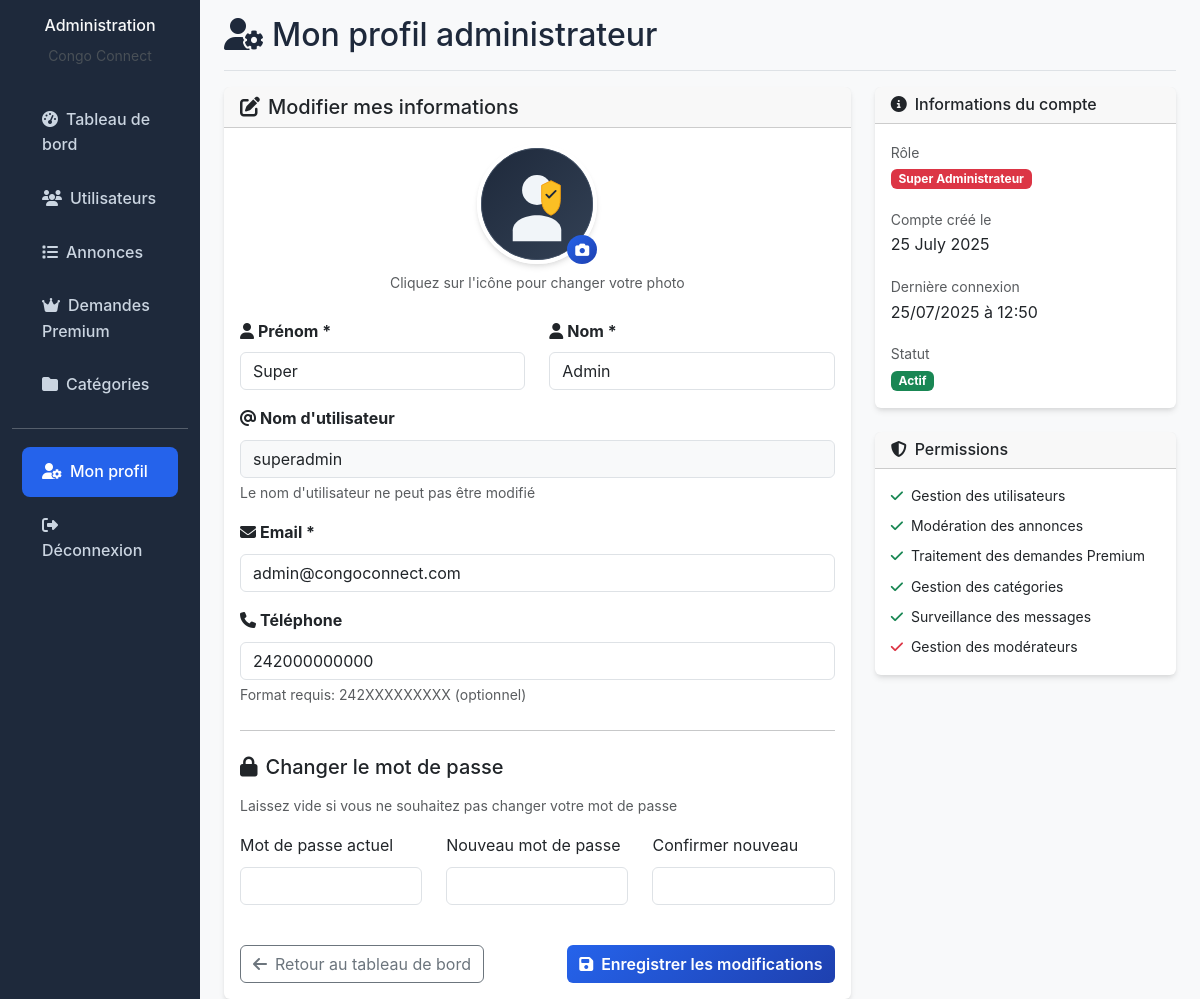
The app's page /admin/profile (signed in) with its own data.
### models.py (models this page shows, shortened)
class Admin(UserMixin, db.Model):
    __tablename__ = 'admins'
    id = db.Column(db.Integer, primary_key=True)
    username = db.Column(db.String(50), unique=True, nullable=False)
    email = db.Column(db.String(120), unique=True, nullable=False)
    phone_number = db.Column(db.String(15))
    first_name = db.Column(db.String(50), nullable=False)
    last_name = db.Column(db.String(50), nullable=False)
    profile_picture = db.Column(db.String(200), default='default-admin.svg')
    password_hash = db.Column(db.String(256), nullable=False)
    role = db.Column(db.String(20), default='moderator')  # moderator, super_admin
    active = db.Column(db.Boolean, default=True)
    created_at = db.Column(db.DateTime, default=datetime.utcnow)
    last_login = db.Column(db.DateTime)
    processed_requests = db.relationship('PremiumRequest', backref='admin_processor', lazy=True)
    @property
    def is_super_admin(self):
        return self.role == 'super_admin'

### admin_routes.py (the view, shortened to what this page needs)
@app.route('/admin/profile', methods=['GET', 'POST'])
@admin_required
def admin_profile():
    admin = Admin.query.get(session['admin_id'])
    return render_template('admin/profile.html', admin=admin)

### templates/admin/profile.html (shortened to what this page needs)
<!DOCTYPE html>
<html lang="fr">
<head>
    <link href="https://cdn.jsdelivr.net/npm/bootstrap@5.3.0/dist/css/bootstrap.min.css" rel="stylesheet">
    <link rel="stylesheet" href="https://cdnjs.cloudflare.com/ajax/libs/font-awesome/6.4.0/css/all.min.css">
    <link rel="stylesheet" href="{{ url_for('static', filename='css/style.css') }}">
</head>
<body class="bg-light">
    <div class="container-fluid">
        <div class="row">
            <nav class="col-md-3 col-lg-2 d-md-block admin-sidebar">
                <div class="position-sticky pt-3">
                    <div class="text-center mb-4">
                        <h6 class="text-light">Administration</h6>
                        <small class="text-light-emphasis">Congo Connect</small>
                    </div>
                    <ul class="nav flex-column">
                        <li class="nav-item">
                            <a class="nav-link" href="{{ url_for('admin_dashboard') }}">
                                <i class="fas fa-tachometer-alt me-2"></i>Tableau de bord
                            </a>
                        </li>
                        <li class="nav-item">
                            <a class="nav-link" href="{{ url_for('admin_users') }}">
                                <i class="fas fa-users me-2"></i>Utilisateurs
                            </a>
                        </li>
                        <li class="nav-item">
                            <a class="nav-link" href="{{ url_for('admin_listings') }}">
                                <i class="fas fa-list me-2"></i>Annonces
                            </a>
                        </li>
                        <li class="nav-item">
                            <a class="nav-link" href="{{ url_for('admin_premium_requests') }}">
                                <i class="fas fa-crown me-2"></i>Demandes Premium
                            </a>
                        </li>
                        <li class="nav-item">
                            <a class="nav-link" href="{{ url_for('admin_categories') }}">
                                <i class="fas fa-folder me-2"></i>Catégories
                            </a>
                        </li>
                        <hr class="text-light my-3">
                        <li class="nav-item">
                            <a class="nav-link active" href="{{ url_for('admin_profile') }}">
                                <i class="fas fa-user-cog me-2"></i>Mon profil
                            </a>
                        </li>
                        <li class="nav-item">
                            <a class="nav-link" href="{{ url_for('admin_logout') }}">
                                <i class="fas fa-sign-out-alt me-2"></i>Déconnexion
                            </a>
                        </li>
                    </ul>
                </div>
            </nav>
            <main class="col-md-9 ms-sm-auto col-lg-10 px-md-4">
                <div class="pt-3 pb-2 mb-3 border-bottom">
                    <h1 class="h2">
                        <i class="fas fa-user-cog me-2"></i>Mon profil administrateur
                    </h1>
                </div>
                <div class="row">
                    <div class="col-lg-8">
                        <div class="card">
                            <div class="card-header">
                                <h5 class="mb-0">
                                    <i class="fas fa-edit me-2"></i>Modifier mes informations
                                </h5>
                            </div>
                            <div class="card-body">
                                <form method="POST" enctype="multipart/form-data">
                                    <div class="text-center mb-4">
                                        <div class="position-relative d-inline-block">
                                            <img src="{{ url_for('static', filename='uploads/' + admin.profile_picture) if admin.profile_picture != 'default-admin.svg' else url_for('static', filename='img/default-admin.svg') }}"
                                                 class="rounded-circle profile-picture" width="120" height="120"
                                                 alt="Photo de profil" id="profile-preview">
                                            <button type="button" class="btn btn-primary btn-sm position-absolute bottom-0 end-0 rounded-circle"
                                                    onclick="document.getElementById('profile_picture').click()">
                                                <i class="fas fa-camera"></i>
                                            </button>
                                        </div>
                                        <p class="text-muted small mt-2">Cliquez sur l'icône pour changer votre photo</p>
                                    </div>
                                    <div class="row">
                                        <div class="col-md-6 mb-3">
                                            <label for="first_name" class="form-label fw-bold">
                                                <i class="fas fa-user me-1"></i>Prénom *
                                            </label>
                                            <input type="text" class="form-control" id="first_name" name="first_name"
                                                   value="{{ admin.first_name }}" required maxlength="50">
                                        </div>
                                        <div class="col-md-6 mb-3">
                                            <label for="last_name" class="form-label fw-bold">
                                                <i class="fas fa-user me-1"></i>Nom *
                                            </label>
                                            <input type="text" class="form-control" id="last_name" name="last_name"
                                                   value="{{ admin.last_name }}" required maxlength="50">
                                        </div>
                                    </div>
                                    <div class="mb-3">
                                        <label for="username" class="form-label fw-bold">
                                            <i class="fas fa-at me-1"></i>Nom d'utilisateur
                                        </label>
                                        <input type="text" class="form-control" id="username" name="username"
                                               value="{{ admin.username }}" readonly
                                               style="background-color: #f8f9fa;">
                                        <div class="form-text">
                                            Le nom d'utilisateur ne peut pas être modifié
                                        </div>
                                    </div>
                                    <div class="mb-3">
                                        <label for="email" class="form-label fw-bold">
                                            <i class="fas fa-envelope me-1"></i>Email *
                                        </label>
                                        <input type="email" class="form-control" id="email" name="email"
                                               value="{{ admin.email }}" required maxlength="120">
                                    </div>
                                    <div class="mb-4">
                                        <label for="phone_number" class="form-label fw-bold">
                                            <i class="fas fa-phone me-1"></i>Téléphone
                                        </label>
                                        <input type="tel" class="form-control" id="phone_number" name="phone_number"
                                               value="{{ admin.phone_number or '' }}" placeholder="242XXXXXXXXX"
                                               pattern="242[0-9]{9}" maxlength="12">
                                        <div class="form-text">
                                            Format requis: 242XXXXXXXXX (optionnel)
                                        </div>
                                    </div>
                                    <hr class="my-4">
                                    <h5 class="mb-3">
                                        <i class="fas fa-lock me-2"></i>Changer le mot de passe
                                    </h5>
                                    <p class="text-muted small mb-3">Laissez vide si vous ne souhaitez pas changer votre mot de passe</p>
                                    <div class="row">
                                        <div class="col-md-4 mb-3">
                                            <label for="current_password" class="form-label">Mot de passe actuel</label>
                                            <input type="password" class="form-control" id="current_password"
                                                   name="current_password">
                                        </div>
                                        <div class="col-md-4 mb-3">
                                            <label for="new_password" class="form-label">Nouveau mot de passe</label>
                                            <input type="password" class="form-control" id="new_password"
                                                   name="new_password" minlength="6">
                                        </div>
                                        <div class="col-md-4 mb-3">
                                            <label for="confirm_new_password" class="form-label">Confirmer nouveau</label>
                                            <input type="password" class="form-control" id="confirm_new_password"
                                                   name="confirm_new_password">
                                        </div>
                                    </div>
                                    <div class="d-flex justify-content-between mt-4">
                                        <a href="{{ url_for('admin_dashboard') }}" class="btn btn-outline-secondary">
                                            <i class="fas fa-arrow-left me-2"></i>Retour au tableau de bord
                                        </a>
                                        <button type="submit" class="btn btn-primary">
                                            <i class="fas fa-save me-2"></i>Enregistrer les modifications
                                        </button>
                                    </div>
                                </form>
                            </div>
                        </div>
                    </div>
                    <div class="col-lg-4">
                        <div class="card mb-4">
                            <div class="card-header">
                                <h6 class="mb-0">
                                    <i class="fas fa-info-circle me-2"></i>Informations du compte
                                </h6>
                            </div>
                            <div class="card-body">
                                <div class="mb-3">
                                    <small class="text-muted">Rôle</small>
                                    <div>
                                        {% if admin.is_super_admin %}
                                        <span class="badge bg-danger">Super Administrateur</span>
                                        {% else %}
                                        <span class="badge bg-primary">Modérateur</span>
                                        {% endif %}
                                    </div>
                                </div>
                                <div class="mb-3">
                                    <small class="text-muted">Compte créé le</small>
                                    <div>{{ admin.created_at.strftime('%d %B %Y') }}</div>
                                </div>
                                <div class="mb-3">
                                    <small class="text-muted">Dernière connexion</small>
                                    <div>
                                        {% if admin.last_login %}
                                        {{ admin.last_login.strftime('%d/%m/%Y à %H:%M') }}
                                        {% else %}
                                        Première connexion
                                        {% endif %}
                                    </div>
                                </div>
                                <div class="mb-0">
                                    <small class="text-muted">Statut</small>
                                    <div>
                                        <span class="badge bg-success">Actif</span>
                                    </div>
                                </div>
                            </div>
                        </div>
                        <div class="card">
                            <div class="card-header">
                                <h6 class="mb-0">
                                    <i class="fas fa-shield-alt me-2"></i>Permissions
                                </h6>
                            </div>
                            <div class="card-body">
                                <ul class="list-unstyled small mb-0">
                                    <li class="mb-2"><i class="fas fa-check text-success me-2"></i>Gestion des utilisateurs</li>
                                    <li class="mb-2"><i class="fas fa-check text-success me-2"></i>Modération des annonces</li>
                                    <li class="mb-2"><i class="fas fa-check text-success me-2"></i>Traitement des demandes Premium</li>
                                    <li class="mb-2"><i class="fas fa-check text-success me-2"></i>Gestion des catégories</li>
                                    <li class="mb-2"><i class="fas fa-check text-success me-2"></i>Surveillance des messages</li>
                                    {% if admin.is_super_admin %}
                                    <li class="mb-0"><i class="fas fa-check text-danger me-2"></i>Gestion des modérateurs</li>
                                    {% endif %}
                                </ul>
                            </div>
                        </div>
                    </div>
                </div>
            </main>
        </div>
    </div>
</body>
</html>

### records on screen
Admin: profile_picture (placeholder picture), first_name "Super", last_name "Admin", username "superadmin", email "admin@congoconnect.com", phone_number "242000000000", created_at "25 July 2025", last_login "25/07/2025 à 12:50"
